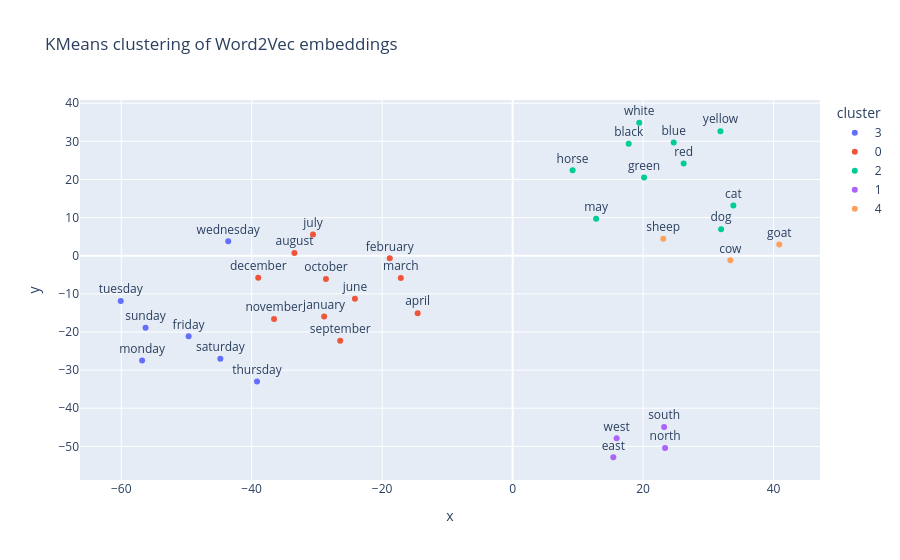

Notebook code for this chart:
### Code cell
from src.evaluation.intrinsic_evaluation.plot_example_cluster import plot_example_cluster

plot_example_cluster(model)

### Figure 1 — Plotly figure (JSON) as saved in the notebook; plotly's stock layout.template omitted (floating-point values rounded to 4 significant figures)
{"data": [{"customdata": [["days"], ["days"], ["days"], ["days"], ["days"], ["days"], ["days"]], "hovertemplate": "cluster=3<br>x=%{x}<br>y=%{y}<br>word=%{text}<br>true_group=%{customdata[0]}<extra></extra>", "legendgroup": "3", "marker": {"color": "#636efa", "symbol": "circle"}, "mode": "markers+text", "name": "3", "orientation": "v", "showlegend": true, "text": ["monday", "tuesday", "wednesday", "thursday", "friday", "saturday", "sunday"], "x": [-56.8, -60.07, -43.59, -39.18, -49.66, -44.8, -56.27], "xaxis": "x", "y": [-27.45, -11.86, 3.766, -32.98, -21.13, -27.03, -18.89], "yaxis": "y", "type": "scatter", "textposition": "top center"}, {"customdata": [["months"], ["months"], ["months"], ["months"], ["months"], ["months"], ["months"], ["months"], ["months"], ["months"], ["months"]], "hovertemplate": "cluster=0<br>x=%{x}<br>y=%{y}<br>word=%{text}<br>true_group=%{customdata[0]}<extra></extra>", "legendgroup": "0", "marker": {"color": "#EF553B", "symbol": "circle"}, "mode": "markers+text", "name": "0", "orientation": "v", "showlegend": true, "text": ["january", "february", "march", "april", "june", "july", "august", "september", "october", "november", "december"], "x": [-28.89, -18.83, -17.14, -14.56, -24.17, -30.6, -33.44, -26.43, -28.61, -36.57, -38.99], "xaxis": "x", "y": [-15.95, -0.6809, -5.865, -15.07, -11.27, 5.553, 0.7346, -22.33, -6.137, -16.63, -5.749], "yaxis": "y", "type": "scatter", "textposition": "top center"}, {"customdata": [["months"], ["colors"], ["colors"], ["colors"], ["colors"], ["colors"], ["colors"], ["animals"], ["animals"], ["animals"]], "hovertemplate": "cluster=2<br>x=%{x}<br>y=%{y}<br>word=%{text}<br>true_group=%{customdata[0]}<extra></extra>", "legendgroup": "2", "marker": {"color": "#00cc96", "symbol": "circle"}, "mode": "markers+text", "name": "2", "orientation": "v", "showlegend": true, "text": ["may", "red", "blue", "green", "yellow", "black", "white", "dog", "cat", "horse"], "x": [12.79, 26.22, 24.69, 20.15, 31.85, 17.79, 19.41, 31.96, 33.84, 9.193], "xaxis": "x", "y": [9.697, 24.19, 29.71, 20.51, 32.67, 29.39, 34.87, 6.942, 13.14, 22.39], "yaxis": "y", "type": "scatter", "textposition": "top center"}, {"customdata": [["directions"], ["directions"], ["directions"], ["directions"]], "hovertemplate": "cluster=1<br>x=%{x}<br>y=%{y}<br>word=%{text}<br>true_group=%{customdata[0]}<extra></extra>", "legendgroup": "1", "marker": {"color": "#ab63fa", "symbol": "circle"}, "mode": "markers+text", "name": "1", "orientation": "v", "showlegend": true, "text": ["north", "south", "east", "west"], "x": [23.37, 23.22, 15.44, 15.94], "xaxis": "x", "y": [-50.41, -44.94, -52.85, -47.9], "yaxis": "y", "type": "scatter", "textposition": "top center"}, {"customdata": [["animals"], ["animals"], ["animals"]], "hovertemplate": "cluster=4<br>x=%{x}<br>y=%{y}<br>word=%{text}<br>true_group=%{customdata[0]}<extra></extra>", "legendgroup": "4", "marker": {"color": "#FFA15A", "symbol": "circle"}, "mode": "markers+text", "name": "4", "orientation": "v", "showlegend": true, "text": ["cow", "sheep", "goat"], "x": [33.37, 23.09, 40.87], "xaxis": "x", "y": [-1.196, 4.455, 2.97], "yaxis": "y", "type": "scatter", "textposition": "top center"}], "layout": {"xaxis": {"anchor": "y", "domain": [0.0, 1.0], "title": {"text": "x"}}, "yaxis": {"anchor": "x", "domain": [0.0, 1.0], "title": {"text": "y"}}, "legend": {"title": {"text": "cluster"}, "tracegroupgap": 0}, "title": {"text": "KMeans clustering of Word2Vec embeddings"}}}
